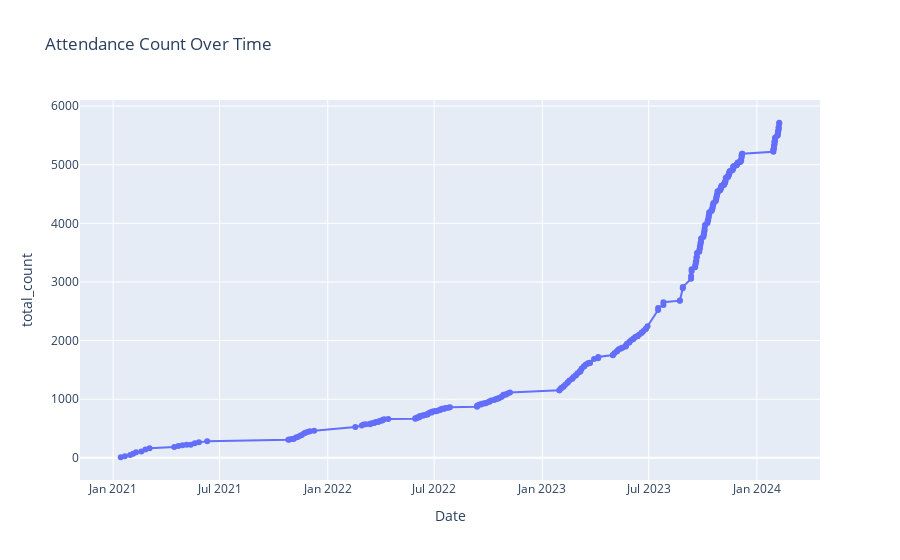

The notebook cell this image was saved under:
### Code cell
fig = px.line(attendance_grouped, x='Date', y= 'total_count', markers=True, title='Attendance Count Over Time')
fig.show()

### Figure 1 — Plotly figure (JSON) as saved in the notebook; plotly's stock layout.template omitted (floating-point values rounded to 4 significant figures; data arrays with more than 128 entries replaced by an {"elided": "..."} marker saying what was removed)
{"data": [{"hovertemplate": "Date=%{x}<br>total_count=%{y}<extra></extra>", "legendgroup": "", "line": {"color": "#636efa", "dash": "solid"}, "marker": {"symbol": "circle"}, "mode": "lines+markers", "name": "", "orientation": "v", "showlegend": false, "type": "scatter", "x": {"elided": "302 str values"}, "xaxis": "x", "y": {"elided": "302 int values"}, "yaxis": "y"}], "layout": {"legend": {"tracegroupgap": 0}, "title": {"text": "Attendance Count Over Time"}, "xaxis": {"anchor": "y", "domain": [0, 1], "title": {"text": "Date"}}, "yaxis": {"anchor": "x", "domain": [0, 1], "title": {"text": "total_count"}}}}
